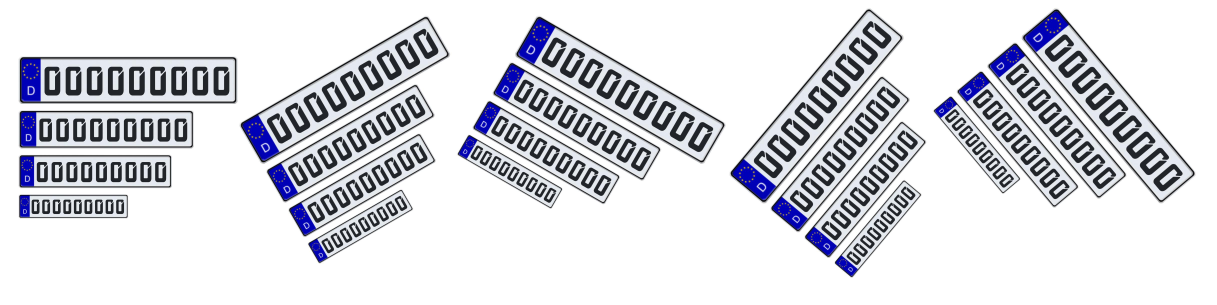
%> input picture practica4/imagenes/entrenamiento0.jpg, 4866 x 1217 px (shown at 1/4 size); its folder holds only this picture in this run
$ octave MAIN_pr4_construccion.m   (GNU Octave 9; MATLAB toolbox functions it lacks are replaced by stand-ins)
%> lines starting %> are read from the running program, lines starting %| are printed output that depends on the picture; in (x1, y1, x2, y2) boxes, pixels count from 0 and x2, y2 are one past the last pixel; in counts of white or black regions, pixels touching at a corner belong together; the program's own positions count from 1
### practica4/f_recortar_girar_imagen.m
function fEntrenamiento = f_recortar_girar_imagen(datos, f, numero)
%f_recortar_girar_imagen Funcion que recorta y gira la imagen para aislar
%la matricula.

% Obtener datos para facilitar lectura
BoundBox = round(datos.BoundingBox);
anguloGiro = -round(datos.Orientation);  % Negativo puesto que se quiere deshacer el giro
ejeXlong = datos.MajorAxisLength;
ejeYlong = datos.MinorAxisLength;

% En caso de que se quiera aislar un numero no se contempla borde.
if numero == 0
    borde = 30;
else
    borde = 0;
    anguloGiro = 0;
end

% Acotar la plantilla para tener unicamente
fAcotadaGray = f(BoundBox(2) : BoundBox(2) + BoundBox(4)-1, BoundBox(1) : BoundBox(1) + BoundBox(3)-1);

% Imagen acotada y rotada
fAcotadaRotadaGray = imrotate(fAcotadaGray, anguloGiro);

% En caso de que el angulo de giro sea distinto de 0 (solo se da en las
% matriculas), se debera acotar aun mas la imagen
if anguloGiro ~= 0
    [nFilasLocal, nColumnasLocal, ~] = size(fAcotadaRotadaGray);
    acotarFilaMin = max([round(nFilasLocal / 2 - ejeYlong / 2 ), 1]);
    acotarFilaMax = min([round(nFilasLocal / 2 + ejeYlong / 2), nFilasLocal]);
    acotarColumnaMin = max([round(nColumnasLocal / 2 - ejeXlong / 2 + borde), 1]);
    acotarColumnaMax = min([round(nColumnasLocal / 2 + ejeXlong / 2 - borde), nColumnasLocal]);
    fAcotadaRotadaGray = fAcotadaRotadaGray(acotarFilaMin:acotarFilaMax, acotarColumnaMin: acotarColumnaMax);
end

% Obtener la imagen binaria a partir de la imagen en escala de grises
fEntrenamiento = fAcotadaRotadaGray < 120 & fAcotadaRotadaGray > 0;
end

### practica4/f_Obtener_Mediana_Area.m
function areaMediana = f_Obtener_Mediana_Area(nDatosNumeros,datosNumeros)
%f_Obtener_Mediana_Area Funcion que recibe los datos de los objetos obtenidos con
%regionprops y calcula la mediana de las areas de los objetos, que se
%supone sera la de un numero.

%   Se realiza una comprobacion para eliminar posibles objetos detectados
%   por regionprops pero que sean demasiado pequenos como para tratarse de
%   un numero.

% Obtener la mediana de las areas, para identificar el area de un numero.
indiceareaV = 1;
areaVector = 0;

% Tener unicamente en cuenta aquellos objetos cuya area sea
% mayor que 500 pixeles, para eliminar posible ruido al
% binarizar la imagen.
for k = 1:nDatosNumeros
    if datosNumeros(k).Area >  500
        areaVector(indiceareaV) = datosNumeros(k).Area;
        indiceareaV = indiceareaV + 1;
    end
end
areaMediana = median(areaVector);
end

### practica4/MAIN_pr4_construccion.m
%% Practica 4 - Sistemas de Percepcion - Pablo Leon Barriga
clear;close all;clc

%% Variables a utilizar
% Numero de clases, en este caso 10 (10 posibles numeros, 0 - 9).
Nclases = 10;

% Numero de caracteristicas, en este caso 13 (x1 - x13).
Nx = 13;

% La probabilidad a priori de las clases es 1 / Nclases
pC = 1/Nclases;

% Arrancar ventana grafica
pIMSHOW = imshow(logical(zeros(128,64)));

%% Bucle para entrenar cada una de las clases (numeros)
for i = 1:Nclases

    % Matriz de caracteristicas
    X = [];

    % Numero de muestras de entrenamiento
    nMuestras = 0;

    % Leer imager, pasar a escala de grises y binarizarla con umbral.
    imagenLeer = sprintf("imagenes/entrenamiento%d.jpg", i - 1);
    fOriginal = imread(imagenLeer);
    [nFilas, nColumnas, ~] = size(fOriginal);
%> nFilas = 1217; nColumnas = 4866
    fGray = rgb2gray(fOriginal);
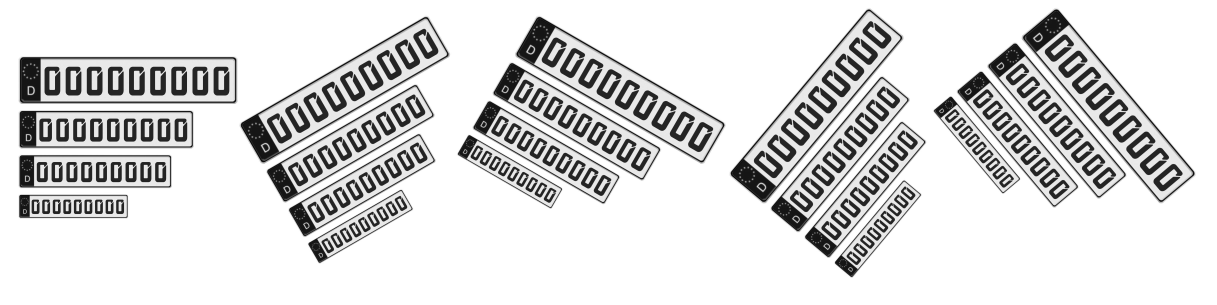
%> fGray: size 1217x4866 uint8 (shown at 1/4 size); min 0, max 255, mean 218.3
    fBW = fGray < 245;
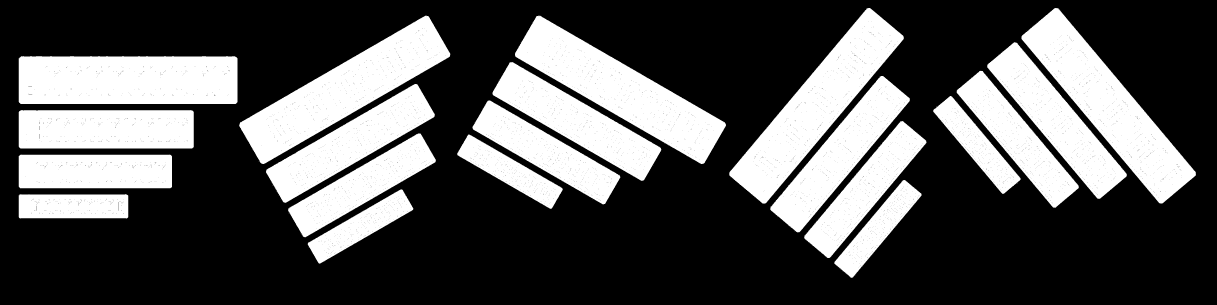
%> fBW: size 1217x4866 logical (shown at 1/4 size); 33.5% white; 215 white regions (195 under 20 px), largest, box (x1, y1, x2, y2) and area: (2060, 63, 2904, 656) 166636, (957, 63, 1801, 656) 166604, (2917, 32, 3615, 815) 166547

    % Operaciones morfologicas para obtener imagen mas homogenea
    % Dilatar la imagen para obtener cada matrícula.
    elem = strel('disk', 2);
    fBW = imdilate(fBW, elem);
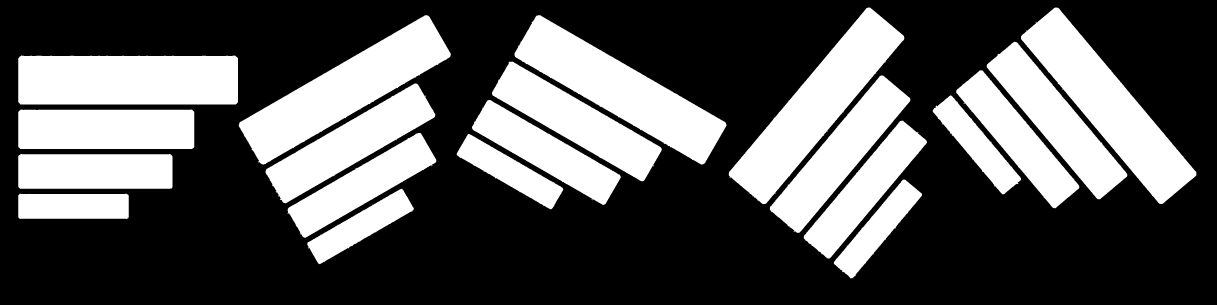
%> fBW: size 1217x4866 logical (shown at 1/4 size); 34.6% white; 25 white regions (5 under 20 px)

    % Etiquetado y obtencion de datos de la imagen
    % Etiquetar la imagen para realizar regionprops
    fBWlabeled = logical(fBW);

    % Obtener los datos de cada matricula
    datosMatriculas = regionprops(fBWlabeled, 'Area', 'BoundingBox', 'Centroid', 'MinorAxisLength', 'MajorAxisLength', 'Orientation');
%> datosMatriculas = 25 regions; largest, box (x1, y1, x2, y2), Area, Centroid, MajorAxisLength, MinorAxisLength and Orientation: (2058, 61, 2906, 658) 171025 [2482 359.5] 1013.7 224.7 -30, (955, 61, 1803, 658) 171005 [1379.5 359.8] 1013.8 224.7 30, (2915, 30, 3617, 817) 170744 [3266.3 423.8] 1013.7 224.4 50
    nDatosMatriculas = length(datosMatriculas(:,1));
%> nDatosMatriculas = 25

    % -------------------------------------------------------------------------
    % Bucle de tratamiento de imagenes para obtener cada matricula por separado
    % -------------------------------------------------------------------------
    for j = 1:nDatosMatriculas
        % Eliminar posibles objetos detectados pero que no se tratan de
        % matriculas por el area.
        if datosMatriculas(j).Area > 500

            % Recortar y girar la imagen
%> (the run ends here)
